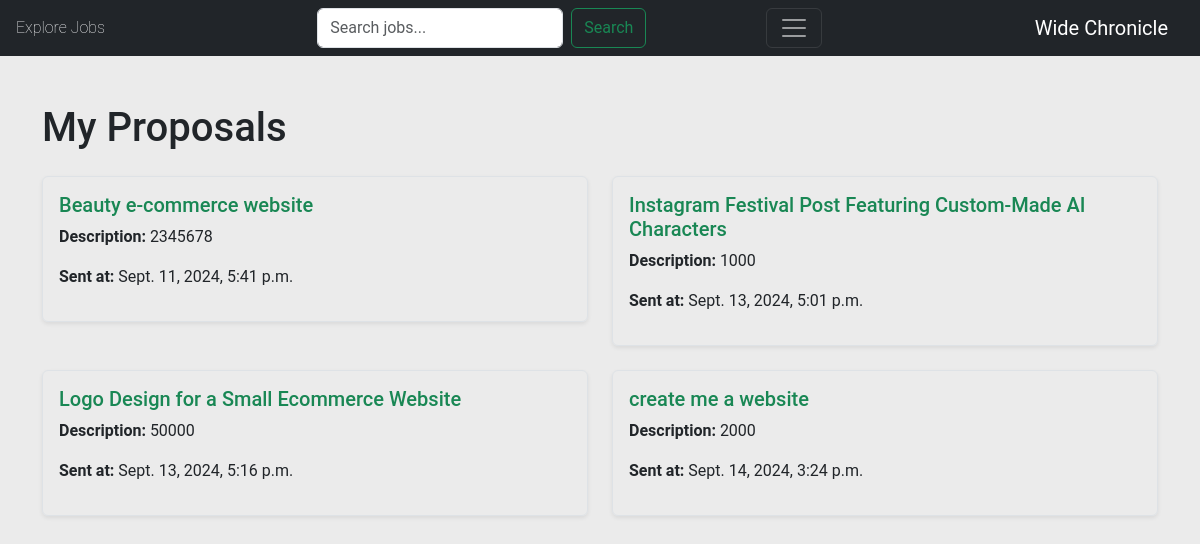
The app's page /my-proposals/ (signed in), older data.
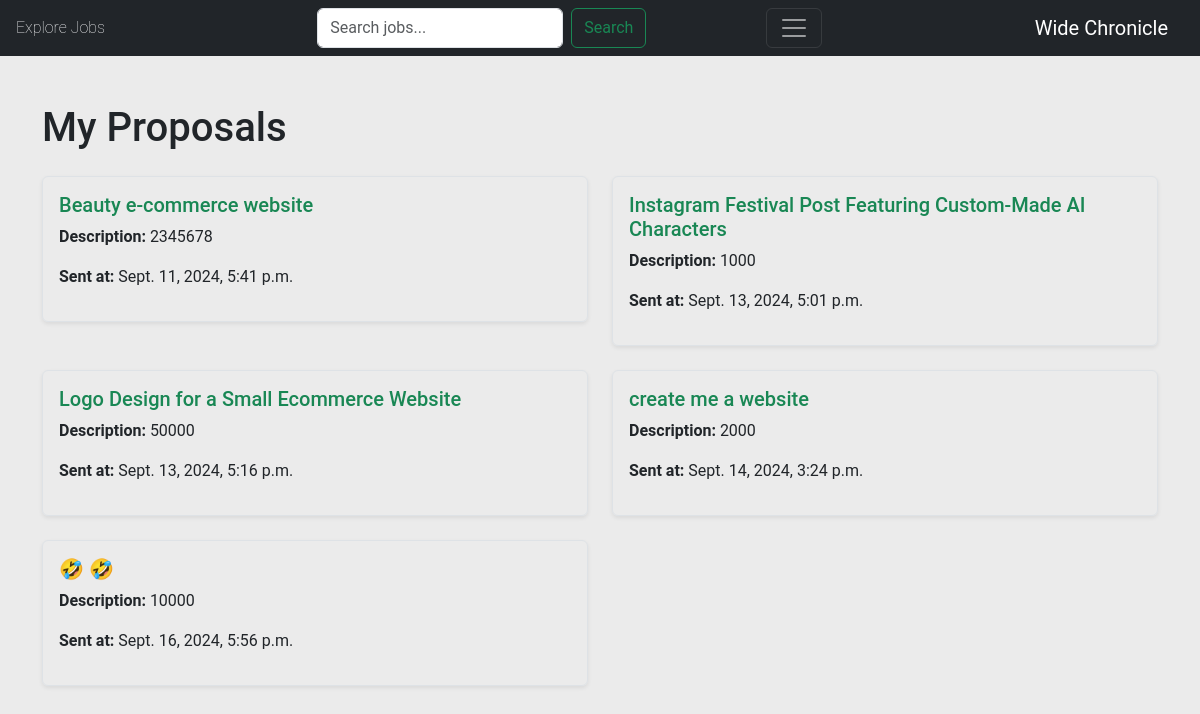
The same page, newer data.
### jobs/models.py (models this page shows, shortened)
class ApplyJob(models.Model):
    status_choices=(
        ('Accepted', 'Accepted'),
        ('Rejected', 'Rejected'),
        ('Pending', 'Pending')
    )
    user = models.ForeignKey(User , on_delete= models.CASCADE )
    Job = models.ForeignKey(Job, on_delete= models.CASCADE,to_field='code')
    coverLetter = models.TextField(max_length=500, blank=False)
    priceRange=models.PositiveIntegerField( blank=False )
    timestamp= models.DateTimeField(auto_now_add=True)
    status= models.CharField(max_length=10, choices=status_choices)

class Job(models.Model):
    buyer = models.ForeignKey(Buyer, on_delete=models.CASCADE)
    title = models.CharField(max_length=200)
    budget = models.IntegerField(validators=[MinValueValidator(1000)])
    description = models.TextField()
    requirement = models.TextField()
    expertise_required = models.CharField(choices=SPECIALITY_CHOICES, max_length=50, default="None" )
    timestamp = models.DateTimeField(auto_now_add=True)
    code = models.CharField(max_length=10, unique=True, primary_key=True,)
    class Meta:
        ordering = ['-timestamp']

### jobs/views.py (the view)
# urls.py: path('my-proposals/', my_proposalsListView.as_view(), name='my-proposals'),
class my_proposalsListView(ListView):
    model = ApplyJob
    template_name = 'jobs/proposals.html'
    context_object_name = 'proposals'
    def get_queryset(self):
        seller = self.request.user.id
        return ApplyJob.objects.filter(user=seller)

### accounts/models.py (called while the page is built)
    def role(self):
        if hasattr(self, 'seller'):
            return 'Seller'
        elif hasattr(self, 'buyer'):
            return 'Buyer'
        else:
            return None

    def name(user):
        if hasattr(user, 'seller'):
            return user.seller.name
        elif hasattr(user, 'buyer'):
            return user.buyer.name

    def profile_pic(user):
        if hasattr(user, 'seller'):
            return user.seller.profile_pic.url
        elif hasattr(user, 'buyer'):
            return user.buyer.profile_pic.url
        return user.profile_pic

### jobs/context_processors.py (called while the page is built)
def unread_notifications(request):
    if request.user.is_authenticated:
        unread_count = Notification.objects.filter(user=request.user, is_read=False).count()
    else:
        unread_count = 0
    return {
        'unread_notifications_count': unread_count
    }

### jobs/templates/jobs/proposals.html
{% extends 'jobs/_base.html' %}
{% block content %}
<div class="container mt-5">
    <h1 class="mb-4">My Proposals</h1>
    <div class="row">
        {% for proposal in proposals %}
        <div class="col-md-6 mb-4">
            <div class="proposal-card border p-3 rounded shadow-sm">
                <h5 class="mb-2">
                    <a href="{% url 'job-detail' proposal.Job.code %}" class="text-decoration-none text-success">
                        {{ proposal.Job.title }}
                    </a>
                </h5>
                <p><strong>Description:</strong> {{ proposal.priceRange }}</p>
                <p><strong>Sent at:</strong> {{ proposal.timestamp }}</p>
            </div>
        </div>
        {% empty %}
        <div class="col-12">
            <div class="alert alert-info">
                No proposals sent yet.
            </div>
        </div>
        {% endfor %}
    </div>
</div>
{% endblock content %}

Row changes from the older to the newer data that the page shows:
added ApplyJob: Job "🤣 🤣", priceRange "10000", timestamp "Sept. 16, 2024, 5:56 p.m."
